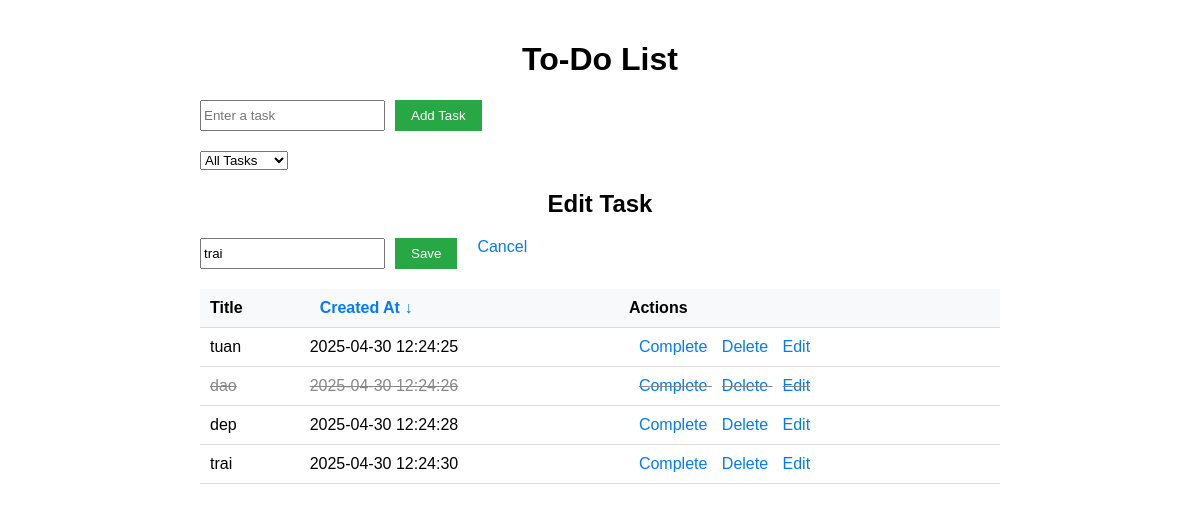
The app's page /edit/4 with its own data.
### app.py (models this page shows)
class Task(db.Model):
    id = db.Column(db.Integer, primary_key=True)
    title = db.Column(db.String(200), nullable=False)
    completed = db.Column(db.Boolean, default=False)
    created_at = db.Column(db.DateTime, default=datetime.utcnow)  # Thêm cột created_at

### app.py (the view)
@app.route('/edit/<int:task_id>', methods=['GET', 'POST'])
def edit_task(task_id):
    task = Task.query.get_or_404(task_id)
    if request.method == 'POST':
        title = request.form['title']
        if title:
            task.title = title
            db.session.commit()
        return redirect(url_for('index'))
    return render_template('index.html', tasks=Task.query.all(), edit_task=task, filter_status='all', sort='created_at', order='desc')

### templates/index.html (shortened to what this page needs)
<!DOCTYPE html>
<html lang="en">
<head>
    <link rel="stylesheet" href="{{ url_for('static', filename='style.css') }}">
</head>
<body>
    <h1>To-Do List</h1>
    <form action="{{ url_for('add_task') }}" method="POST">
        <input type="text" name="title" placeholder="Enter a task" required>
        <button type="submit">Add Task</button>
    </form>
    <form action="{{ url_for('index') }}" method="GET">
        <select name="filter" onchange="this.form.submit()">
            <option value="all" {% if filter_status == 'all' %}selected{% endif %}>All Tasks</option>
        </select>
    </form>
    {% if edit_task %}
        <h2>Edit Task</h2>
        <form action="{{ url_for('edit_task', task_id=edit_task.id) }}" method="POST">
            <input type="text" name="title" value="{{ edit_task.title }}" required>
            <button type="submit">Save</button>
            <a href="{{ url_for('index') }}">Cancel</a>
        </form>
    {% endif %}
    <table>
        <thead>
            <tr>
                <th>Title</th>
                <th>
                    <a href="{{ url_for('index', filter=filter_status, sort='created_at', order='asc' if order == 'desc' else 'desc') }}">
                        Created At {% if sort == 'created_at' %}{{ '↓' if order == 'desc' else '↑' }}{% endif %}
                    </a>
                </th>
                <th>Actions</th>
            </tr>
        </thead>
        <tbody>
            {% for task in tasks %}
            <tr class="{% if task.completed %}completed{% endif %}">
                <td>{{ task.title }}</td>
                <td>{{ task.created_at.strftime('%Y-%m-%d %H:%M:%S') if task.created_at else 'N/A' }}</td>
                <td>
                    <a href="{{ url_for('complete_task', task_id=task.id) }}">Complete</a>
                    <a href="{{ url_for('delete_task', task_id=task.id) }}">Delete</a>
                    <a href="{{ url_for('edit_task', task_id=task.id) }}">Edit</a>
                </td>
            </tr>
            {% endfor %}
        </tbody>
    </table>
</body>
</html>

### static/style.css (style rules this page uses)
body { font-family: Arial, sans-serif; max-width: 800px; margin: 0 auto; padding: 20px; }
h1, h2 { text-align: center; }
form { display: flex; gap: 10px; margin-bottom: 20px; }
button { padding: 8px 16px; background-color: #28a745; color: white; border: none; cursor: pointer; }
table { width: 100%; border-collapse: collapse; margin-top: 20px; }
th, td { padding: 10px; text-align: left; border-bottom: 1px solid #ddd; }
th { background-color: #f8f9fa; }
tr.completed td { text-decoration: line-through; color: #888; }
a { margin-left: 10px; color: #007bff; text-decoration: none; }

### records on screen
Task: title "trai", created_at "2025-04-30 12:24:30"
Task: title "tuan", created_at "2025-04-30 12:24:25"
Task: title "dao", created_at "2025-04-30 12:24:26"
Task: title "dep", created_at "2025-04-30 12:24:28"

### other values on screen
{{ '↓' if order == 'desc' else '↑' }} "↓"
